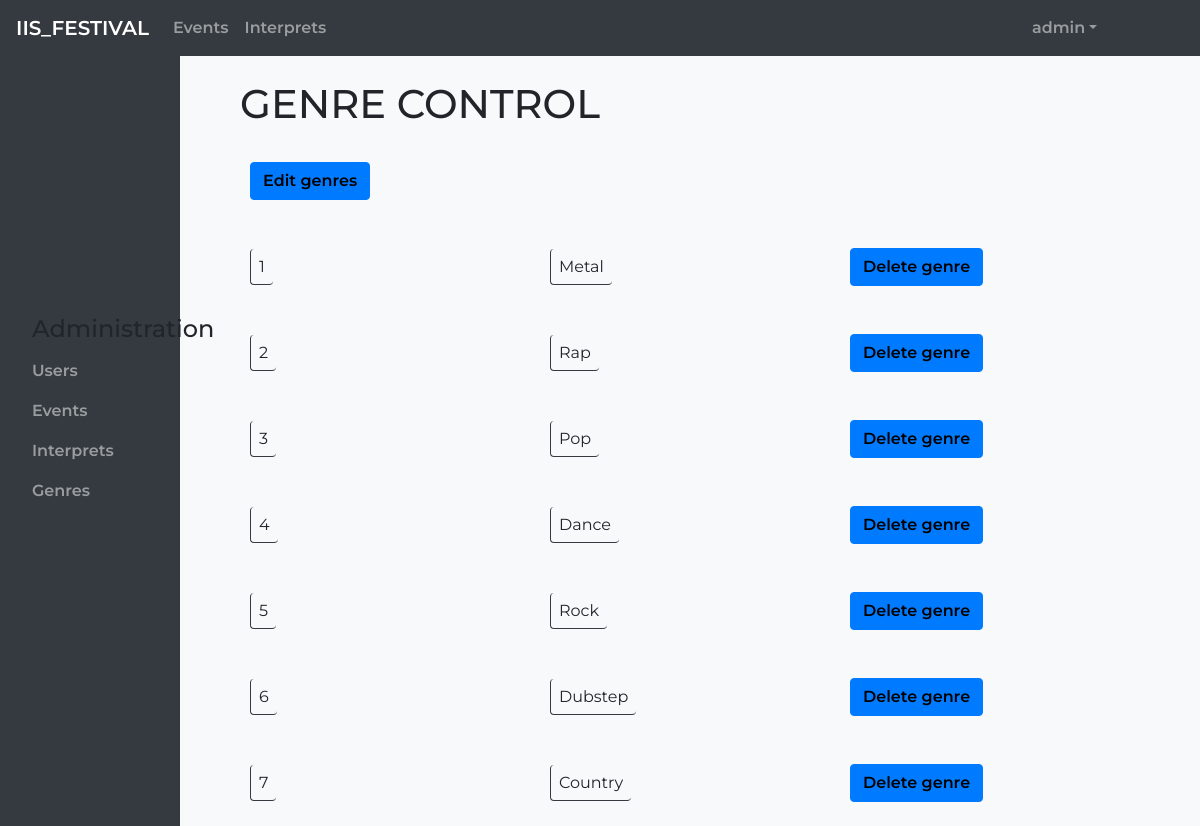
The page /genre_control.php (signed in) on the database its author committed.
### tables this page shows
CREATE TABLE GENRE (
    GenreID int PRIMARY KEY AUTO_INCREMENT NOT NULL,
    GenreName varchar(32)
);

### src/genre_control.php (the view, shortened to what this page needs)
<?php
    include_once 'admin.php';
    include_once 'php/includes/database_handler.include.php';
?>
<div style="width:75%; position:relative; left:20%">
<h1>GENRE CONTROL</h1>
<?php
$query = "SELECT * FROM GENRE";
$stmt = mysqli_query($conn,$query);
$data = array();
while ($row = mysqli_fetch_array($stmt)) {
    $data[] = $row;
}
?>
<table>
<tr>
    <td class="pr-3 py-4 ">
        <button  type="submit" class="btn btn-primary">
            <a href='edit_genre.php?mode=edit'>Edit genres</a>
        </button>
    </td>
</tr>
<?php foreach($data as $row): ?>
    <tr>
        <td class="pr-3 py-4 "><span class="border-left border-bottom border-dark rounded px-2 py-2"><?=$row['GenreID']?></span></td>
        <td class="pr-3 py-4 "><span class="border-left border-bottom border-dark rounded px-2 py-2"><?=$row['GenreName']?></span></td>
        <td class="pr-3 py-4 ">
            <button  type="submit" class="btn btn-primary">
                <a href='edit_genre.php?mode=delete&id=<?=$row['GenreID']?>'>Delete genre</a>
            </button>
        </td>
    </tr>
<?php endforeach ?>
</table>
</div>
    </body>
</html>

### src/css/main.css (style rules this page uses)
body { font-family: 'Montserrat',sans-serif; min-height: 100%; }
table { border-collapse: collapse; width: 100%; margin: 10px 0 0 0; table-layout: fixed; }
table td, table th { height: 40px; max-width: 0; overflow: hidden; text-overflow: ellipsis; white-space: nowrap; text-align: left; padding: 10px; }

### src/css/browse.css (style rules this page uses)
* { list-style: none; text-decoration: none; }
body { margin: 0; font-size: 1rem; font-weight: 400; line-height: 1.5; text-align: left; }

### src/admin.php (style rules this page uses)
a { text-decoration: none; color: black; font-weight: 600; }

### rows shown on the page
genre: GenreID "1", GenreName "Metal"
genre: GenreID "2", GenreName "Rap"
genre: GenreID "3", GenreName "Pop"
genre: GenreID "4", GenreName "Dance"
genre: GenreID "5", GenreName "Rock"
genre: GenreID "6", GenreName "Dubstep"
genre: GenreID "7", GenreName "Country"

### other values the page prints
$_SESSION["Username"] "admin"
